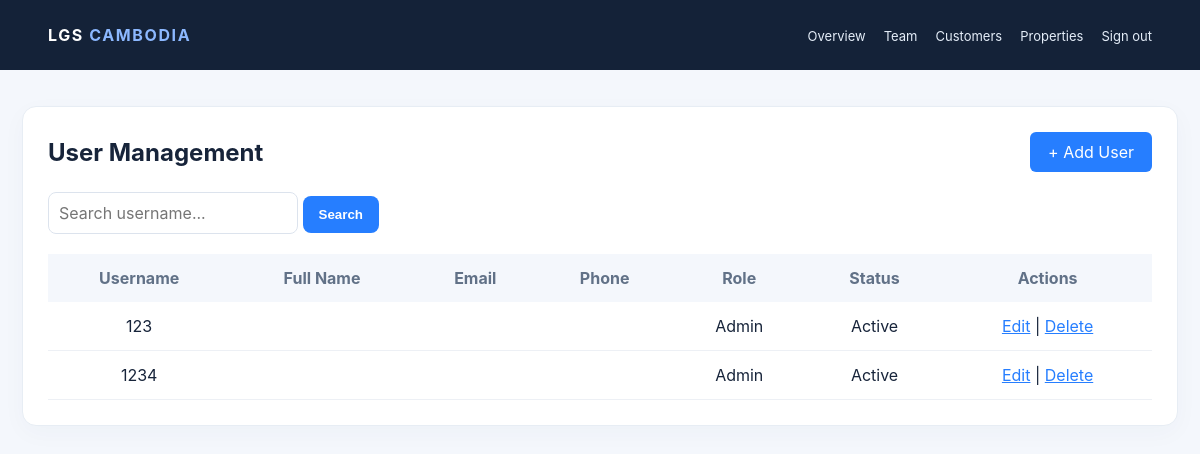
The app's page /accounts/ (signed in) with its own data.
### accounts/models.py (models this page shows, shortened)
class User(AbstractUser):
    ROLE_CHOICES = (
        ('ADMIN', 'Admin'),
        ('AGENT', 'Sales Agent'),
        ('PROPERTY', 'Property Manager'),
    )
    role = models.CharField(
        max_length=10,
        choices=ROLE_CHOICES,
        default='AGENT'
    )
    phone = models.CharField(max_length=20, blank=True)

### accounts/views.py (the view)
# urls.py: path('', views.user_list, name='user_list'),
@login_required
@user_passes_test(is_admin)
def user_list(request):
    users = User.objects.all().order_by('-date_joined')
    search = request.GET.get('search', '')
    if search:
        users = users.filter(username__icontains=search)
    return render(request, 'accounts/user_list.html', {
        'users': users,
        'search': search,
    })

### accounts/views.py (called while the page is built)
def is_admin(user):
    return user.is_authenticated and user.role == 'ADMIN'

### accounts/templates/accounts/user_list.html
{% extends "accounts/base.html" %}
{% block content %}
<div class="container" style="padding:30px;">
    <div style="display:flex; justify-content:space-between; align-items:center;">
        <h2>User Management</h2>
        <a href="{% url 'user_add' %}"
           style="background:#267eff;color:white;padding:10px 18px;text-decoration:none;border-radius:6px;">
            + Add User
        </a>
    </div>
    <form method="GET" style="margin:20px 0;">
        <input type="text" name="search"
               value="{{ search }}"
               placeholder="Search username..."
               style="padding:10px;width:250px;">
        <button type="submit">Search</button>
    </form>
    <table style="width:100%;border-collapse:collapse;">
        <thead>
            <tr style="background:#267eff;color:white;">
                <th style="padding:12px;">Username</th>
                <th>Full Name</th>
                <th>Email</th>
                <th>Phone</th>
                <th>Role</th>
                <th>Status</th>
                <th>Actions</th>
            </tr>
        </thead>
        <tbody>
            {% for user in users %}
            <tr style="border-bottom:1px solid #ddd;text-align:center;">
                <td style="padding:12px;">{{ user.username }}</td>
                <td>{{ user.first_name }} {{ user.last_name }}</td>
                <td>{{ user.email }}</td>
                <td>{{ user.phone }}</td>
                <td>{{ user.get_role_display }}</td>
                <td>
                    {% if user.is_active %}Active{% else %}Inactive{% endif %}
                </td>
                <td>
                    <a href="{% url 'user_edit' user.id %}">Edit</a> |
                    <a href="{% url 'user_delete' user.id %}">Delete</a>
                </td>
            </tr>
            {% empty %}
            <tr>
                <td colspan="7" style="padding:20px;">No users found.</td>
            </tr>
            {% endfor %}
        </tbody>
    </table>
</div>
{% endblock %}

### static/css/style.css (style rules this page uses)
* { margin: 0; padding: 0; box-sizing: border-box; }
body { font-family: Arial, Helvetica, sans-serif; background: #f5f7fb; color: #172033; }

### accounts/templates/accounts/base.html (style rules this page uses)
body { margin:0;background:#f4f7fc;color:#17243a;font-family:Inter,system-ui,sans-serif }
.team-main .container { background:white;border:1px solid #e7edf4;border-radius:14px;box-shadow:0 7px 25px #17345508;padding:25px!important;overflow-x:auto }
.team-main table th { background:#f4f7fc!important;color:#617187;padding:14px }
.team-main table td { padding:14px;border-bottom:1px solid #edf0f5 }
.team-main input,.team-main select { border:1px solid #dce3ed;border-radius:8px;padding:11px;font:inherit }
.team-main button { border:0;background:#267eff;color:white;padding:11px 16px;border-radius:8px;font-weight:700 }
.team-main a { color:#267eff }

### records on screen
User: username "123", role "Admin", is_active "Active"
User: username "1234", role "Admin", is_active "Active"
